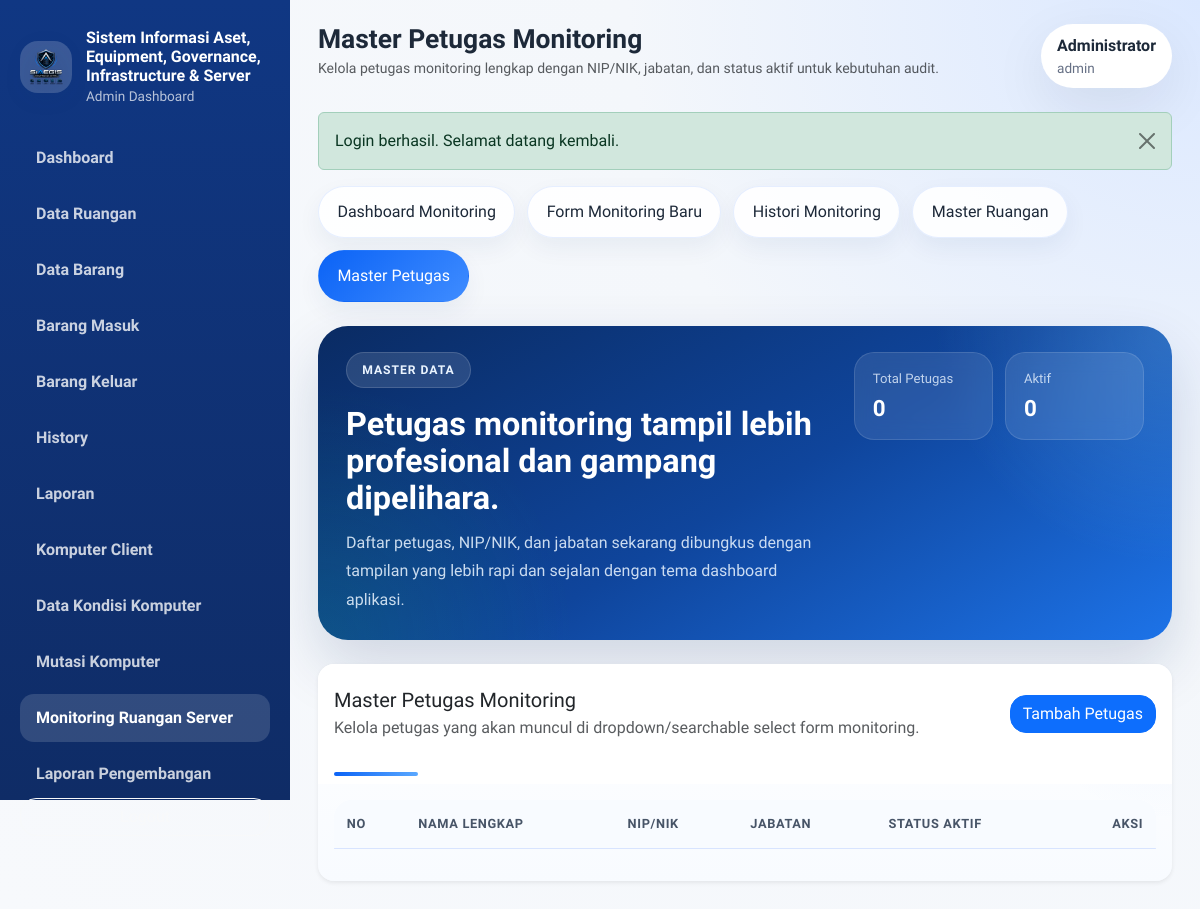
The app's page /modules/monitoring_ruangan/master_petugas.php (signed in), older data.
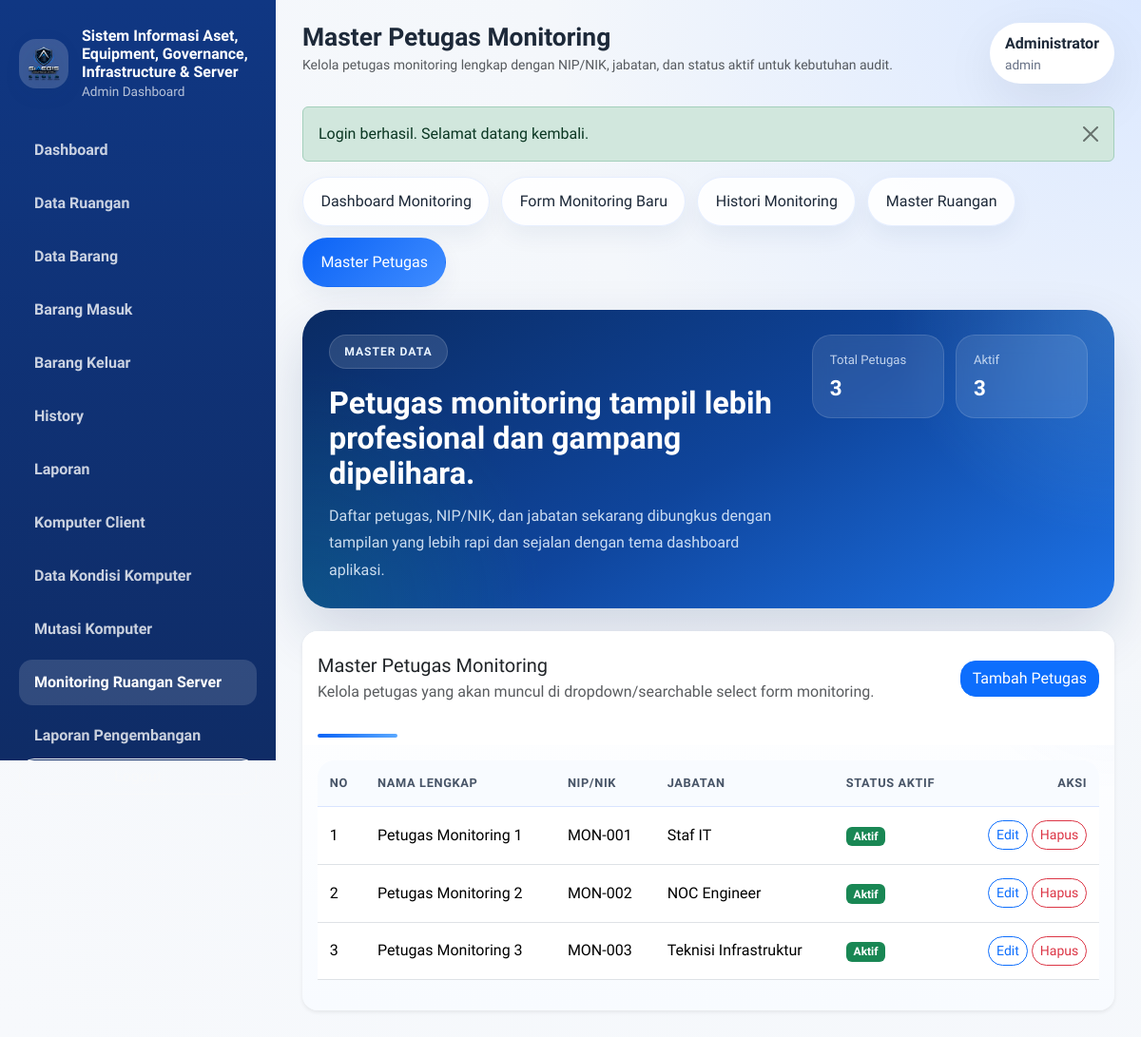
The same page, newer data.
### tables this page shows
CREATE TABLE monitoring_master_petugas (
    id INT AUTO_INCREMENT PRIMARY KEY,
    nama_lengkap VARCHAR(120) NOT NULL,
    nip_nik VARCHAR(50) NOT NULL UNIQUE,
    jabatan VARCHAR(120) NOT NULL,
    status_aktif TINYINT(1) NOT NULL DEFAULT 1,
    created_at TIMESTAMP DEFAULT CURRENT_TIMESTAMP,
    updated_at TIMESTAMP DEFAULT CURRENT_TIMESTAMP ON UPDATE CURRENT_TIMESTAMP,
    INDEX idx_monitoring_master_petugas_status (status_aktif)
);

### includes/helpers.php (called while the page is built, shortened)
<?php
function url(string $path = ''): string
{
    $path = ltrim($path, '/');
    return BASE_URL . ($path !== '' ? '/' . $path : '');
}
function e(?string $value): string
{
    return htmlspecialchars((string) $value, ENT_QUOTES, 'UTF-8');
}
function format_number($value): string
{
    return number_format((float) $value, 0, ',', '.');
}
function fetch_all(PDO $pdo, string $sql, array $params = []): array
{
    $statement = $pdo->prepare($sql);
    $statement->execute($params);
    return $statement->fetchAll();
}

### modules/monitoring_ruangan/module.php (called while the page is built, shortened)
<?php
function monitoring_active_label($value): string
{
    return (int) $value === 1 ? 'Aktif' : 'Nonaktif';
}
function monitoring_get_staff(PDO $pdo, bool $activeOnly = false): array
{
    $sql = 'SELECT * FROM monitoring_master_petugas';
    $params = [];
    $sql .= ' ORDER BY nama_lengkap ASC';
    return fetch_all($pdo, $sql, $params);
}

### modules/monitoring_ruangan/master_petugas.php (the view, shortened to what the changed rows need)
<?php
require_once dirname(__DIR__, 2) . '/config/app.php';
require_once __DIR__ . '/module.php';
$monitoringNavActive = 'master_petugas';
$staffRows = monitoring_get_staff($pdo);
require_once BASE_PATH . '/includes/layout_top.php';
require_once __DIR__ . '/_nav.php';
?>
<section class="monitoring-hero-surface mb-4">
    <div class="monitoring-hero-side">
        <div class="monitoring-quick-stats">
            <div class="monitoring-quick-stat">
                <span>Total Petugas</span>
                <strong><?= format_number(count($staffRows)); ?></strong>
            </div>
            <div class="monitoring-quick-stat">
                <span>Aktif</span>
                <strong><?= format_number(count(array_filter($staffRows, static fn (array $staffRow): bool => (int) $staffRow['status_aktif'] === 1))); ?></strong>
            </div>
        </div>
    </div>
</section>
<div class="card border-0 shadow-sm monitoring-surface-card monitoring-table-card">
    <div class="card-body">
        <div class="table-responsive">
            <table class="table table-hover align-middle datatable">
                <thead>
                    <tr>
                        <th>No</th>
                        <th>Nama Lengkap</th>
                        <th>NIP/NIK</th>
                        <th>Jabatan</th>
                        <th>Status Aktif</th>
                        <th class="text-end">Aksi</th>
                    </tr>
                </thead>
                <tbody>
                    <?php foreach ($staffRows as $index => $staffRow): ?>
                        <tr>
                            <td><?= $index + 1; ?></td>
                            <td><?= e($staffRow['nama_lengkap']); ?></td>
                            <td><?= e($staffRow['nip_nik']); ?></td>
                            <td><?= e($staffRow['jabatan']); ?></td>
                            <td>
                                <span class="badge text-bg-<?= (int) $staffRow['status_aktif'] === 1 ? 'success' : 'secondary'; ?>">
                                    <?= e(monitoring_active_label($staffRow['status_aktif'])); ?>
                                </span>
                            </td>
                            <td class="text-end">
                                <button class="btn btn-sm btn-outline-primary" data-bs-toggle="modal" data-bs-target="#editMonitoringStaffModal<?= (int) $staffRow['id']; ?>">Edit</button>
                                <button class="btn btn-sm btn-outline-danger" data-bs-toggle="modal" data-bs-target="#deleteMonitoringStaffModal<?= (int) $staffRow['id']; ?>">Hapus</button>
                            </td>
                        </tr>
                    <?php endforeach; ?>
                </tbody>
            </table>
        </div>
    </div>
</div>
<?php require_once BASE_PATH . '/includes/layout_bottom.php'; ?>

### modules/monitoring_ruangan/_nav.php
<?php
$monitoringNavActive = $monitoringNavActive ?? '';
$monitoringNavItems = [
    'dashboard' => ['label' => 'Dashboard Monitoring', 'href' => url('modules/monitoring_ruangan/dashboard.php')],
    'form' => ['label' => 'Form Monitoring Baru', 'href' => url('modules/monitoring_ruangan/form.php')],
    'histori' => ['label' => 'Histori Monitoring', 'href' => url('modules/monitoring_ruangan/histori.php')],
    'master_ruangan' => ['label' => 'Master Ruangan', 'href' => url('modules/monitoring_ruangan/master_ruangan.php')],
    'master_petugas' => ['label' => 'Master Petugas', 'href' => url('modules/monitoring_ruangan/master_petugas.php')],
];
?>
<div class="monitoring-nav mb-4">
    <?php foreach ($monitoringNavItems as $navKey => $navItem): ?>
        <a
            href="<?= e($navItem['href']); ?>"
            class="monitoring-nav-link <?= $monitoringNavActive === $navKey ? 'active' : ''; ?>"
        ><?= e($navItem['label']); ?></a>
    <?php endforeach; ?>
</div>

Row changes from the older to the newer data that the page shows:
added monitoring_master_petugas: nama_lengkap "Petugas Monitoring 1", nip_nik "MON-001", jabatan "Staf IT", status_aktif "Aktif"
added monitoring_master_petugas: nama_lengkap "Petugas Monitoring 2", nip_nik "MON-002", jabatan "NOC Engineer", status_aktif "Aktif"
added monitoring_master_petugas: nama_lengkap "Petugas Monitoring 3", nip_nik "MON-003", jabatan "Teknisi Infrastruktur", status_aktif "Aktif"
Text that changed along with them:
format_number(count($staffRows)): "0" → "3"
text no longer shown: "0"
text now shown: "3"
